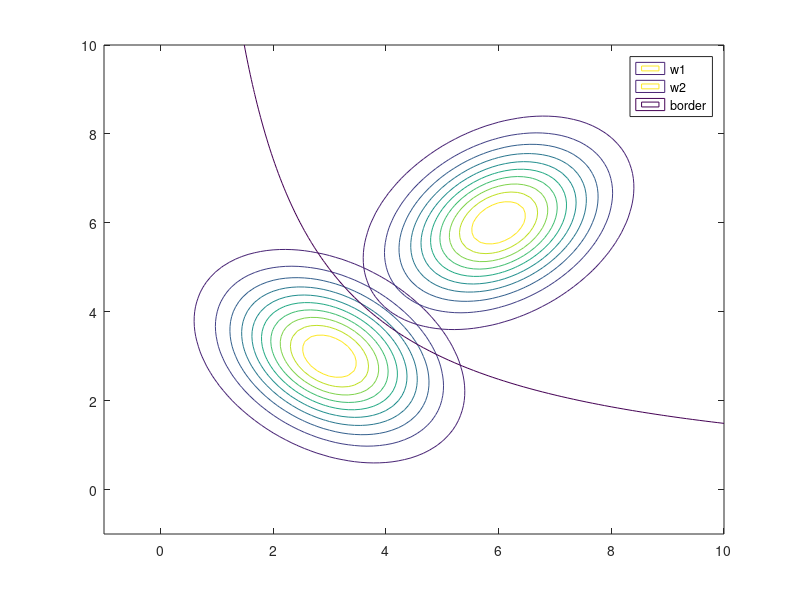

MATLAB code to generate this figure:
clear all;
close all;

pkg load statistics

m1 = [3;3]
m2 = [6;6]

s1 = [1.2 -0.4 ; -0.4 1.2]
s2 = [1.2 0.4 ; 0.4 1.2]

p = 0.125

% The equation of the border
eq = @(x) transpose(x - m1) * inv(s1) * (x - m1) - transpose(x - m2) * inv(s2) * (x - m2) + 2*log( (1-p)/p * sqrt(det(s1)/det(s2)));

% Create the 2D grid
x1 = linspace(-1, 10, 100);
x2 = linspace(-1, 10, 100);
[X1, X2] = meshgrid(x1, x2);
grid_x = [X1(:) X2(:)];

% Plugging in the xs so we can draw the border
border = eq([x1(:) x2(:)]');

% Create the Gaussian pdfs
w1 = mvnpdf(grid_x, m1', s1);
w1 = reshape(w1, length(x1), length(x2));
w2 = mvnpdf(grid_x, m2', s2);
w2 = reshape(w2, length(x1), length(x2));

% Ploting the graphs.
figure;
contour(x1, x2, w1);
hold on;
contour(x1, x2, w2);
hold on;
% [0 0] is chosen because we want the line where eq equals to 0
contour(x1, x2, border, [0 0]);
legend('w1', 'w2', 'border');



